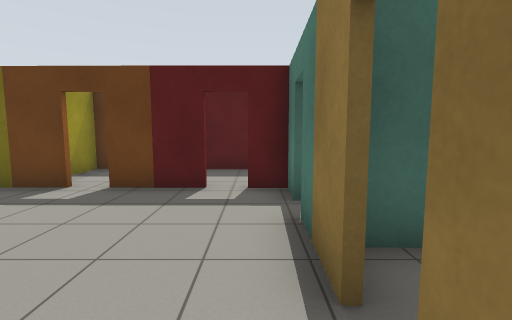
view 1 (above)

21 first-person views from a walk through a world built for the Gazebo simulator. The camera is 1.2 m above the floor, tilts 6° down and sees 85° across. The floor is counted in squares, 1 m on a side. Each view is taken from the middle of a square. On the plan, view 1 faces up. The plan holds only what a view shows up to about 12 squares ahead; the rest is blank. Simple shapes stand in for some stock models. Surface patterns are stand-ins for the level's own textures.

view 2
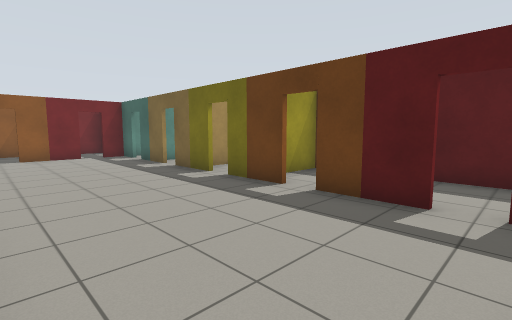

view 3
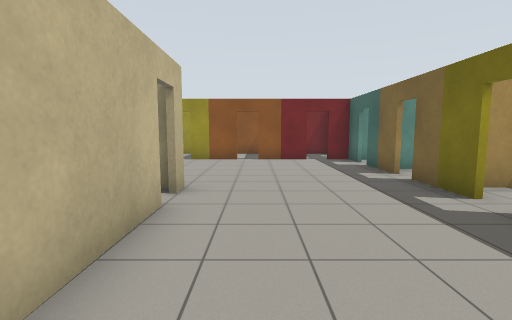

view 4
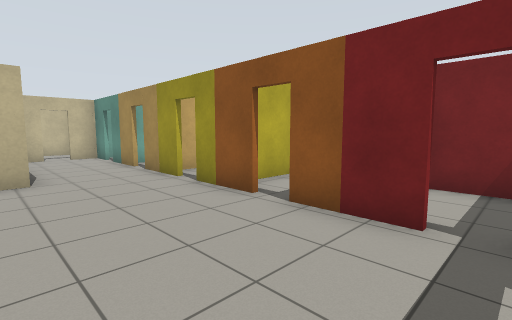

view 5
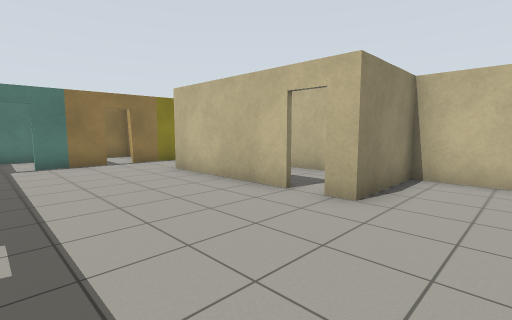

view 6
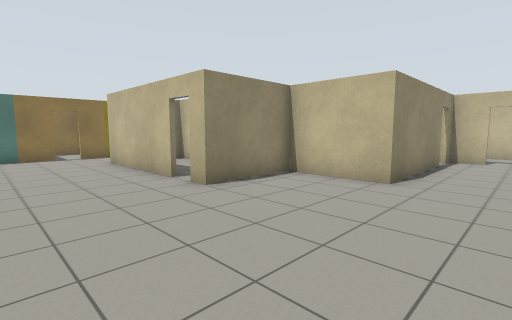

view 7
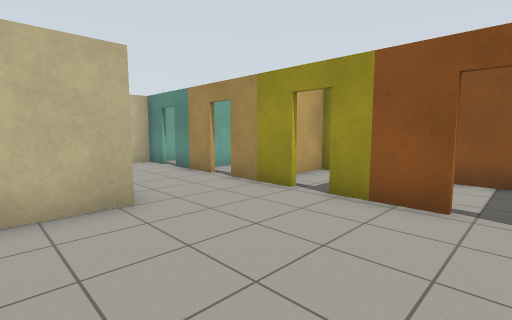

view 8
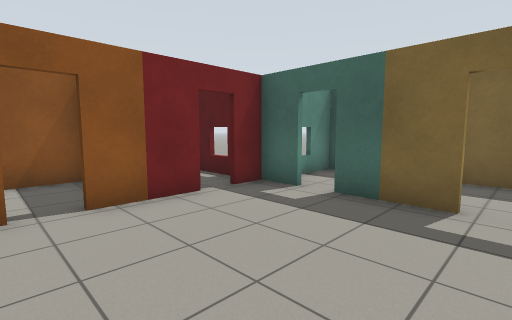

view 9
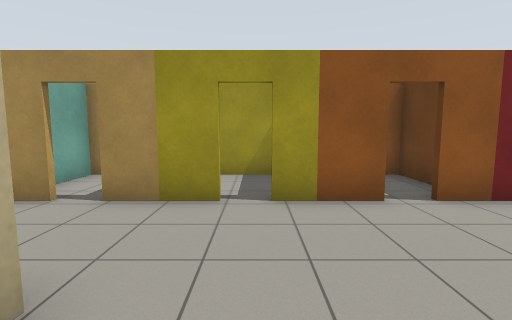

view 10
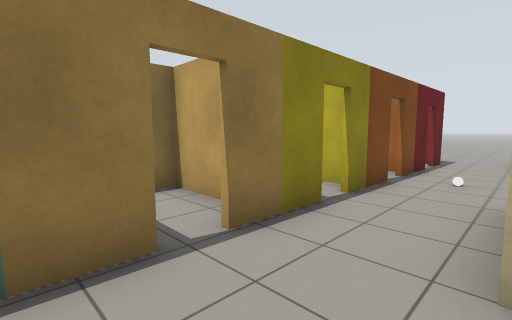

view 11
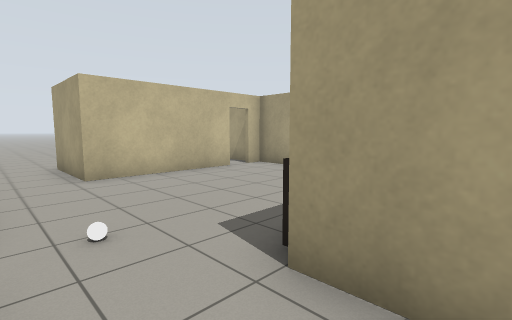

view 12
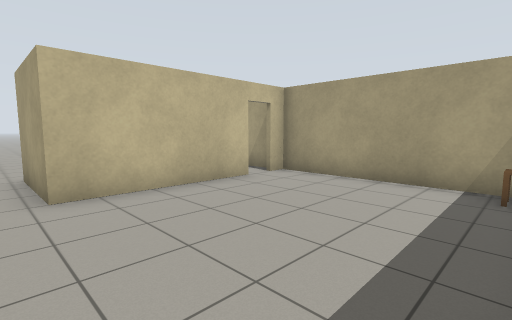

view 13
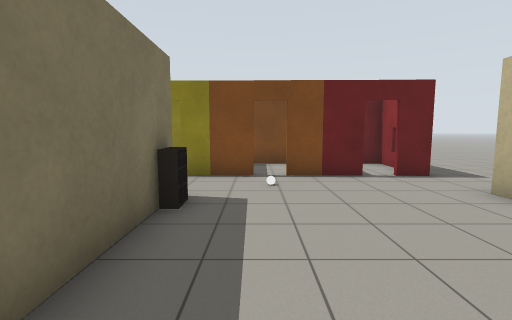

view 14
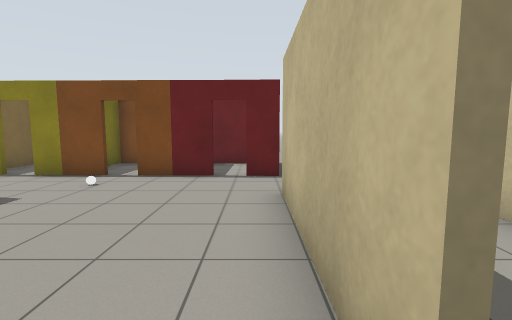

view 15
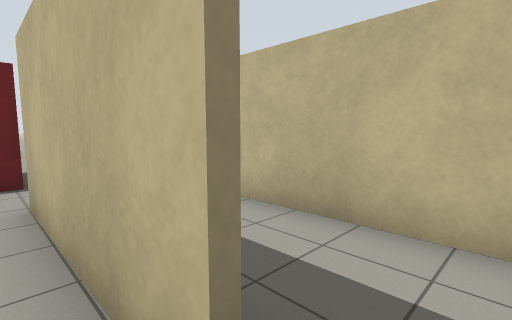

view 16
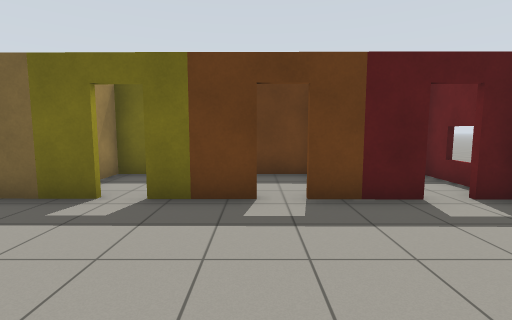

view 17
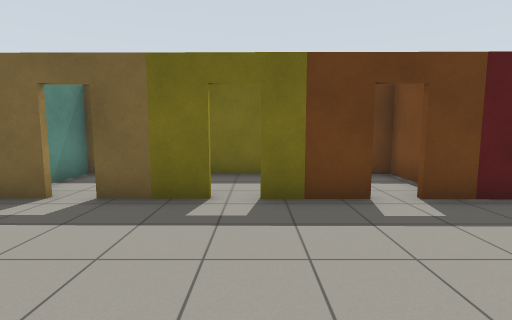

view 18
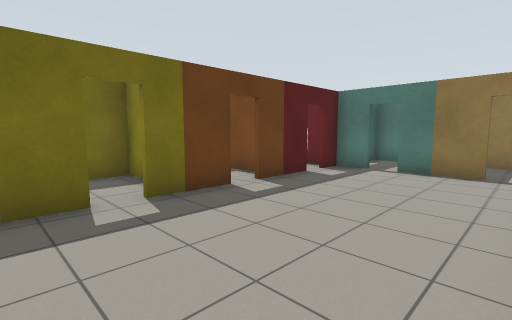

view 19
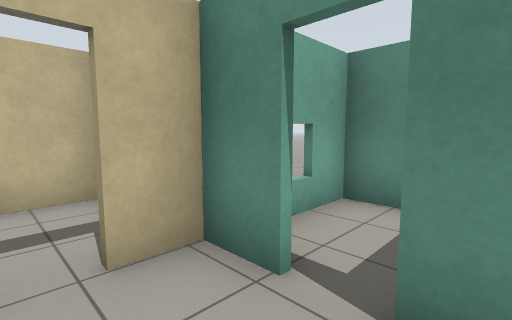

view 20
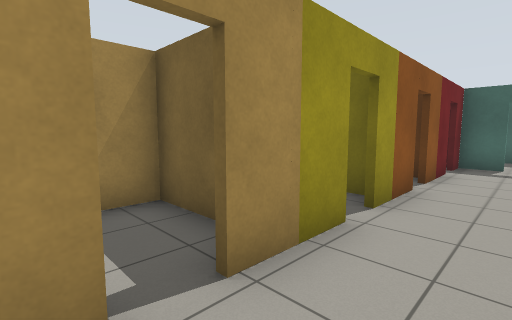

view 21
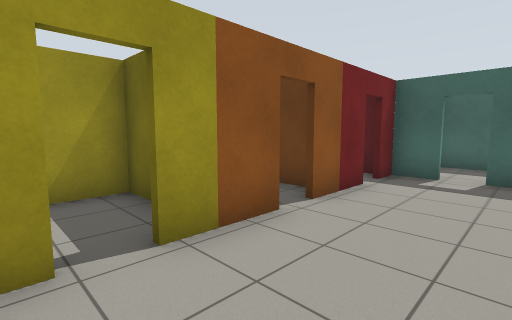

### Floor plan
Points are (right, up) in squares from view 1. A wall is a line through its corners. A room is listed if a view was taken in it or the views show most of it. See-through windows are left out.
Room 1 (views 1, 2, 3, 4, 5, 6, 7, 8, 9, 10, 11, 16, 17, 18, 19, 20, 21)
walls: (-6.4, 0.5) (-1.8, 0.5); (-6.7, 5.8) (-8.9, 5.9); (-9.6, 5.9) (-11.7, 5.9); (-13.7, 1.2) (-13.7, -0.8); (-13.7, -1.5) (-13.7, -3.8); (-4, 5.8) (-6, 5.8); (-13.7, 4.2) (-13.7, 2); (-12.6, 5.9) (-13.7, 5.9) (-13.7, 5); (-13.7, -4.5) (-13.7, -6.6); (-1, 5.8) (-3.1, 5.8); (-10.8, -7.1) (-10.8, -2.5) (-7.9, -2.5) (-7.9, 0.5) (-7.2, 0.5); (0.6, 1.7) (0.6, 3.8); (0.5, -1.2) (0.6, 1); (0.6, 4.6) (0.7, 5.8) (-0.2, 5.8); (-13.7, -7.4) (-13.7, -8.6) (-12.7, -8.6); (-11.9, -8.6) (-10.8, -8.6) (-10.8, -7.9)
ways out: opening at (-1, -1) to room 2; open door at (-7, 0) to room 3; open door at (-14, -7) to room 4; open door at (-14, -4) to room 5; open door at (-14, -1) to room 6; open door at (-12, 6) to room 7; open door at (-14, 1.5) to room 8; open door at (-14, 4.5) to room 9; open door at (-9.5, 6) to room 10; open door at (-6.5, 6) to room 12; open door at (-3.5, 6) to room 13; open door at (-0.5, 6) to room 14; open door at (1, 1.5) to room 16; open door at (-12, -9); open door at (-11, -7.5); open door at (1, -1.5); open door at (1, 4)
Room 2 (views 12, 13, 14, 15)
walls: (-6.3, -8.5) (-1.8, -8.5) (-1.8, -9.5); (0.4, -6.9) (0.4, -4.8); (-7.7, -3.1) (-7.7, -8.5) (-7.2, -8.5); (0.4, -4) (0.5, -1.9); (0.3, -8.7) (0.4, -7.7); (-1.9, -0.9) (-1.9, -2.5) (-5.5, -2.5)
low walls: (-2.1, -2.8) (-2.8, -2.8) (-2.8, -2.5)
ways out: opening at (-1, -1) to room 1; opening at (-7, -2.5) to room 3; open door at (-6.5, -9) to room 11; open door at (0.5, -4.5) to room 15; opening at (-1, -9); open door at (0, -7.5)
objects: white ball (-1, -4)
Room 3 (no view inside)
walls: (-5.6, -2.5) (-4.3, -2.5); (-2.8, -2.5) (-2.1, -2.5)
ways out: open door at (-7, 0) to room 1; opening at (-7, -2.5) to room 2
objects: side table (-7, -3)
Room 4 (no view inside)
walls: (-16.5, -7.4) (-16.5, -8.4) (-14.3, -8.4)
ways out: open door at (-14, -7) to room 1
Room 5 (no view inside)
walls: (-16.5, -3) (-16.5, -5.5) (-14.2, -5.5); (-14.9, -2.8) (-16.6, -2.8)
ways out: open door at (-14, -4) to room 1
Room 6 (no view inside)
walls: (-16.6, -2.5) (-15.1, -2.5); (-15, -2.5) (-14.4, -2.5); (-14.1, 0) (-16.5, 0) (-16.5, -3)
ways out: open door at (-14, -1) to room 1
Room 7 (no view inside)
walls: (-12, 8.7) (-13.7, 8.7) (-13.7, 7.2)
ways out: open door at (-12, 6) to room 1
Room 8 (no view inside)
walls: (-16.2, 0.2) (-14.9, 0.2); (-14, 2.9) (-16.5, 2.9) (-16.5, 0.8)
ways out: open door at (-14, 1.5) to room 1
Room 9 (no view inside)
walls: (-16.5, 4.9) (-16.5, 3.5); (-14.6, 5.9) (-16.2, 5.9)
ways out: open door at (-14, 4.5) to room 1
Room 10 (no view inside)
walls: (-9.2, 8.7) (-10.7, 8.7) (-10.7, 6.4)
ways out: open door at (-9.5, 6) to room 1
Room 11 (no view inside)
walls: (-7, -11.4) (-3.1, -11.4); (-7.7, -9) (-7.7, -10.3)
ways out: open door at (-6.5, -9) to room 2
Room 12 (no view inside)
walls: (-5.1, 7.8) (-5.1, 8.8); (-5, 8.7) (-7.7, 8.7) (-7.7, 7.7); (-7.7, 7.5) (-7.7, 6.6)
ways out: open door at (-6.5, 6) to room 1
Room 13 (no view inside)
walls: (-5, 8.8) (-5, 7.1); (-2.3, 6.8) (-2.3, 8.7) (-5, 8.7)
ways out: open door at (-3.5, 6) to room 1
Room 14 (no view inside)
walls: (-0.2, 8.6) (-1.7, 8.6); (0.7, 6.3) (0.7, 8.6)
ways out: open door at (-0.5, 6) to room 1
Room 15 (no view inside)
walls: (3.3, -5.2) (3.3, -3)
ways out: open door at (0.5, -4.5) to room 2
Room 16 (no view inside)
walls: (1.7, 0.1) (3.4, 0) (3.4, 2.1); (1.7, 2.8) (1.1, 2.8)
ways out: open door at (1, 1.5) to room 1

Positions as (right, up) in squares from view 1, and headings:
1: (0, 0), facing up
2: (0, 1), facing up-left
3: (-2, 2), facing left
4: (-10, 5), facing down-left
5: (-10, 5), facing down-right
6: (-13, 4), facing down-right
7: (-9, 2), facing down-left
8: (-9, 1), facing up-left
9: (-9, -1), facing left
10: (-2, 3), facing down-right
11: (0, -1), facing down-left
12: (-1, -3), facing down-left
13: (-7, -4), facing right
14: (-7, -8), facing right
15: (-7, -8), facing down-right
16: (-4, 1), facing up
17: (-6, 1), facing up
18: (-8, 1), facing up-right
19: (-12, -6), facing down-left
20: (-12, -5), facing up-left
21: (-11, -2), facing up-left
